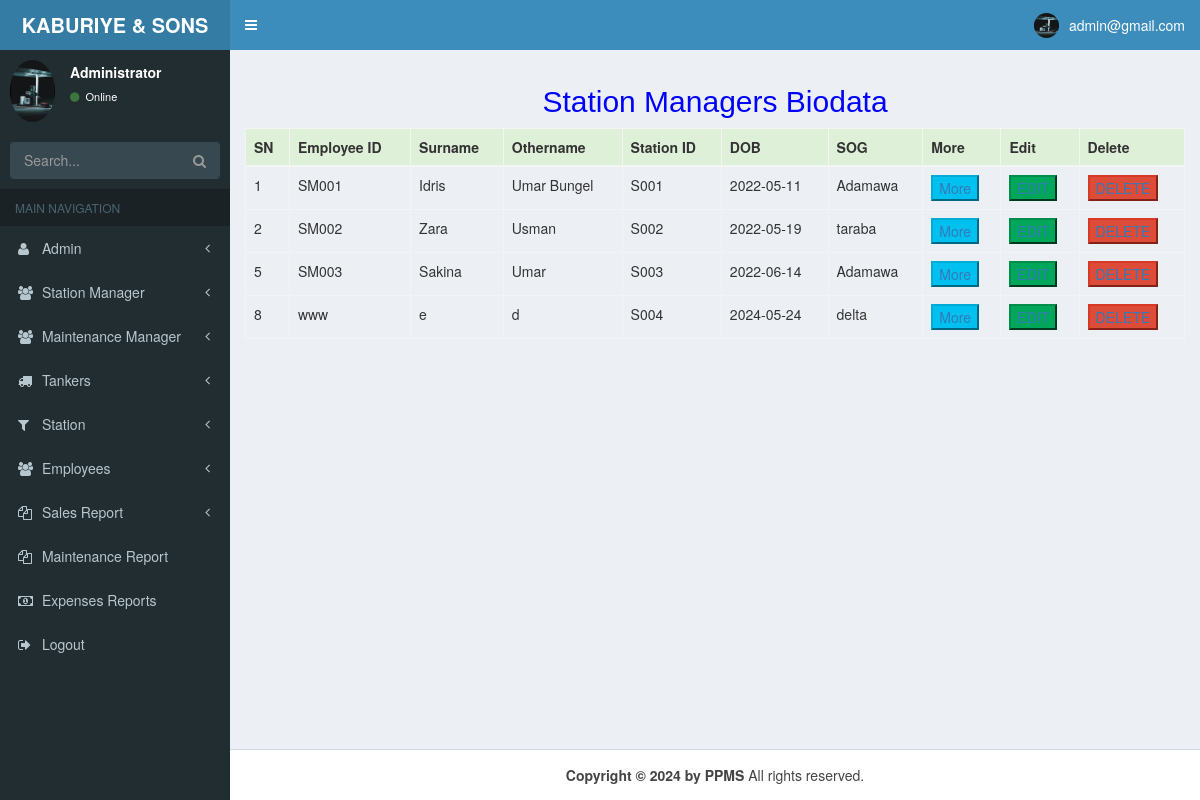
The app's page /profile_sm.php (signed in) with its own data.
### tables this page shows
CREATE TABLE `station_manager` (
  `ID` int(50) NOT NULL,
  `employee_id` varchar(45) NOT NULL,
  `station_id` varchar(50) NOT NULL,
  `surname` varchar(50) NOT NULL,
  `othername` varchar(50) NOT NULL,
  `sex` varchar(6) NOT NULL,
  `dob` varchar(10) NOT NULL,
  `state_origin` varchar(20) NOT NULL,
  `local_government` varchar(60) NOT NULL,
  `religion` varchar(15) NOT NULL,
  `phonenumber` varchar(16) NOT NULL,
  `email` varchar(70) NOT NULL
);

### profile_sm.php (the view, shortened to what this page needs)
<?php
require __DIR__ . "/config/database.php";
$user = $_SESSION['data'];
$profile = mysqli_query($conn, "select * from admin where email='$user'");
$fetch = mysqli_fetch_array($profile);
?>
<!DOCTYPE html>
<html>
<head>
  <link rel="stylesheet" href="css/bootstrap.min.css">
  <link rel="stylesheet" href="css/font-awesome.min.css">
  <link rel="stylesheet" href="css/ionicons.min.css">
  <link rel="stylesheet" href="css/AdminLTE.min.css">
  <link rel="stylesheet" href="css/_all-skins.min.css">
</head>
<body class="hold-transition skin-blue sidebar-mini">
  <div class="wrapper">
    <header class="main-header">
      <a href="admin_dashboard.php" class="logo">
        <span class="logo-lg"><b>KABURIYE & SONS NIG LTD</b></span>
      </a>
      <nav class="navbar navbar-static-top">
        <a href="#" class="sidebar-toggle" data-toggle="push-menu" role="button">
        </a>
        <div class="navbar-custom-menu">
          <ul class="nav navbar-nav">
            <li class="dropdown user user-menu">
              <a href="#" class="dropdown-toggle" data-toggle="dropdown">
                <img src="images/admin.jpg" class="user-image" alt="User Image">
                <span class="hidden-xs"><?php echo "$fetch[email]"; ?></span>
              </a>
            </li>
          </ul>
        </div>
      </nav>
    </header>
    <aside class="main-sidebar">
      <section class="sidebar">
        <div class="user-panel">
          <div class="pull-left image">
            <img src="images/admin.jpg" class="img-circle" alt="User Image">
          </div>
          <div class="pull-left info">
            <p>Administrator</p>
            <a href="#"><i class="fa fa-circle text-success"></i> Online</a>
          </div>
        </div>
        <form action="#" method="get" class="sidebar-form">
          <div class="input-group">
            <input type="text" name="q" class="form-control" placeholder="Search...">
            <span class="input-group-btn">
              <button type="submit" name="search" id="search-btn" class="btn btn-flat"><i class="fa fa-search"></i>
              </button>
            </span>
          </div>
        </form>
        <ul class="sidebar-menu" data-widget="tree">
          <li class="header">MAIN NAVIGATION</li>
          <li class=" treeview">
            <a href="#">
              <i class="fa fa-user"></i> <span>Admin</span>
              <span class="pull-right-container">
                <i class="fa fa-angle-left pull-right"></i>
              </span>
            </a>
          </li>
          <li class="treeview">
            <a href="#">
              <i class="fa fa-group"></i> <span> Station Manager</span>
              <span class="pull-right-container">
                <small class="fa fa-angle-left pull-right "></small>
              </span>
            </a>
          </li>
          <li class="treeview">
            <a href="#">
              <i class="fa fa-group"></i> <span>Maintenance Manager</span>
              <span class="pull-right-container">
                <small class="fa fa-angle-left pull-right "></small>
              </span>
            </a>
          </li>
          <li class="treeview">
            <a href="#">
              <i class="fa fa-truck"></i> <span>Tankers</span>
              <span class="pull-right-container">
                <small class="fa fa-angle-left pull-right "></small>
              </span>
            </a>
          </li>
          <li class="treeview">
            <a href="#">
              <i class="fa fa-filter"></i> <span>Station</span>
              <span class="pull-right-container">
                <small class="fa fa-angle-left pull-right "></small>
              </span>
            </a>
          </li>
          <li class="treeview">
            <a href="#">
              <i class="fa fa-group"></i> <span>Employees</span>
              <span class="pull-right-container">
                <small class="fa fa-angle-left pull-right "></small>
              </span>
            </a>
          </li>
          <li class="treeview">
            <a href="#">
              <i class="fa fa-files-o"></i> <span> Sales Report</span>
              <span class="pull-right-container">
                <small class="fa fa-angle-left pull-right "></small>
              </span>
            </a>
          </li>
          <li>
          <li>
            <a href="m_report.php">
              <i class="fa fa-files-o"></i> <span>Maintenance Report</span>
            </a>
          </li>
          <li>
          <li>
            <a href="expenses_report.php">
              <i class="fa fa-money"></i> <span>Expenses Reports</span>
            </a>
          </li>
          <li>
          <li>
            <a href="alogout.php">
              <i class="fa fa-sign-out"></i> <span>Logout</span>
            </a>
          </li>
      </section>
    </aside>
    <div class="content-wrapper">
      <section class="content">
        <h2 align="center" style="color:blue;"> Station Managers Biodata</h2>
        <div class="table-responsive">
          <table class="table table-bordered table-hover">
            <thead>
              <tr class="success">
                <th> SN</th>
                <th> Employee ID </th>
                <th> Surname</th>
                <th> Othername</th>
                <th>Station ID</th>
                <th>DOB</th>
                <th>SOG</th>
                <th>More</th>
                <th>Edit</th>
                <th>Delete</th>
              </tr>
            </thead>
            <?php
            require __DIR__ . "/config/database.php";
            $getRecords_string = "select * from station_manager order by ID ASC ";
            $getRecord = mysqli_query($conn, $getRecords_string);
            $num_of_record = mysqli_num_rows($getRecord);
            if ($num_of_record > 0) {
              while ($record = mysqli_fetch_array($getRecord)) {
                echo '<tr>';
                echo "<td class=''>$record[ID]</td>";
                echo "<td class=''>$record[employee_id]</td>";
                echo "<td class=''>$record[surname]</td>";
                echo "<td class=''>$record[othername]</td>";
                echo "<td class=''>$record[station_id]</td>";
                echo "<td class=''>$record[dob]</td>";
                echo "<td class=''>$record[state_origin]</td>";
                echo '<td class=""><button class="btn-info "><a href="sm_more.php?ID=' . $record['ID'] . '">More</a></button></td>';
                echo '<td class=""><button class=" btn-success"><a href="sm_edit.php?ID=' . $record['ID'] . '">EDIT </a></button></td>';
                echo '<td class=""><button class="btn-danger"><a href="sm_delete.php?ID=' . $record['ID'] . '">DELETE</a></button></td>';
                echo '</tr>';
              }
            } else {
              echo "<h6>Loading..........</h6>";
            }
            ?>
          </table>
        </div>
      </section>
    </div>
    <footer class="main-footer">
      <center> <strong>Copyright &copy; 2024 by PPMS</strong> All rights reserved.</center>
    </footer>
  </div>
</body>
</html>

### records on screen
station_manager: ID "1", employee "SM001", surname "Idris", othername "Umar Bungel", station "S001", dob "2022-05-11", state_origin "Adamawa"
station_manager: ID "2", employee "SM002", surname "Zara", othername "Usman", station "S002", dob "2022-05-19", state_origin "taraba"
station_manager: ID "5", employee "SM003", surname "Sakina", othername "Umar", station "S003", dob "2022-06-14", state_origin "Adamawa"
station_manager: ID "8", employee "www", surname "e", othername "d", station "S004", dob "2024-05-24", state_origin "delta"

### other values on screen
$fetch[email] "admin@gmail.com"
